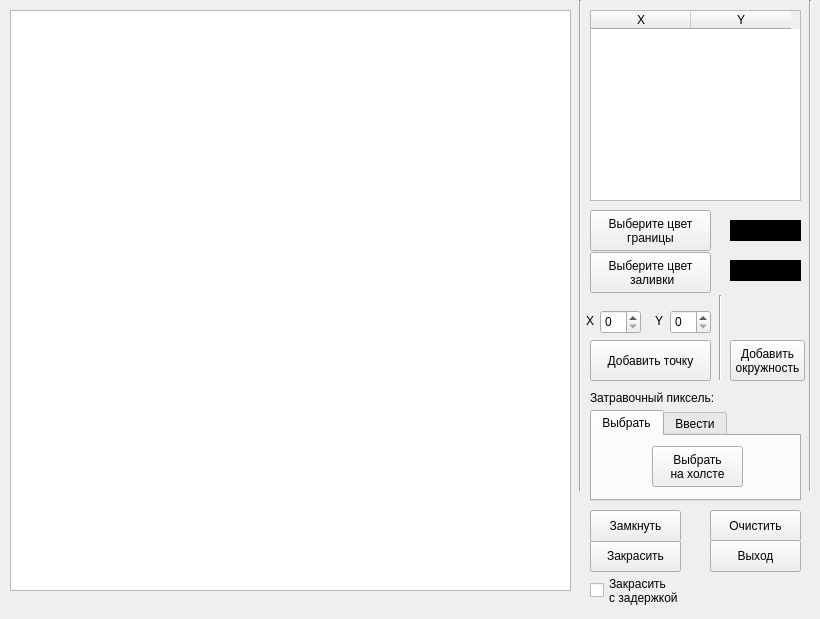
<?xml version="1.0" encoding="UTF-8"?>
<ui version="4.0">
 <class>MainWindow</class>
 <widget class="QMainWindow" name="MainWindow">
  <property name="enabled">
   <bool>true</bool>
  </property>
  <property name="geometry">
   <rect>
    <x>0</x>
    <y>0</y>
    <width>820</width>
    <height>619</height>
   </rect>
  </property>
  <property name="sizePolicy">
   <sizepolicy hsizetype="Preferred" vsizetype="Preferred">
    <horstretch>0</horstretch>
    <verstretch>0</verstretch>
   </sizepolicy>
  </property>
  <property name="minimumSize">
   <size>
    <width>820</width>
    <height>619</height>
   </size>
  </property>
  <property name="maximumSize">
   <size>
    <width>820</width>
    <height>619</height>
   </size>
  </property>
  <property name="windowTitle">
   <string>MainWindow</string>
  </property>
  <widget class="QWidget" name="centralwidget">
   <widget class="QGraphicsView" name="view">
    <property name="geometry">
     <rect>
      <x>10</x>
      <y>10</y>
      <width>561</width>
      <height>581</height>
     </rect>
    </property>
   </widget>
   <widget class="QLabel" name="label">
    <property name="geometry">
     <rect>
      <x>586</x>
      <y>313</y>
      <width>16</width>
      <height>16</height>
     </rect>
    </property>
    <property name="text">
     <string>X</string>
    </property>
   </widget>
   <widget class="QTableWidget" name="table">
    <property name="geometry">
     <rect>
      <x>590</x>
      <y>10</y>
      <width>211</width>
      <height>191</height>
     </rect>
    </property>
    <column>
     <property name="text">
      <string>X</string>
     </property>
    </column>
    <column>
     <property name="text">
      <string>Y</string>
     </property>
    </column>
   </widget>
   <widget class="QPushButton" name="erase">
    <property name="geometry">
     <rect>
      <x>710</x>
      <y>510</y>
      <width>91</width>
      <height>32</height>
     </rect>
    </property>
    <property name="text">
     <string>Очистить</string>
    </property>
   </widget>
   <widget class="QLabel" name="label_2">
    <property name="geometry">
     <rect>
      <x>655</x>
      <y>313</y>
      <width>16</width>
      <height>16</height>
     </rect>
    </property>
    <property name="text">
     <string>Y</string>
    </property>
   </widget>
   <widget class="QSpinBox" name="y">
    <property name="geometry">
     <rect>
      <x>670</x>
      <y>310</y>
      <width>41</width>
      <height>24</height>
     </rect>
    </property>
    <property name="minimum">
     <number>0</number>
    </property>
    <property name="maximum">
     <number>581</number>
    </property>
   </widget>
   <widget class="QPushButton" name="addpoint">
    <property name="geometry">
     <rect>
      <x>590</x>
      <y>340</y>
      <width>121</width>
      <height>41</height>
     </rect>
    </property>
    <property name="text">
     <string>Добавить точку</string>
    </property>
   </widget>
   <widget class="QSpinBox" name="x">
    <property name="geometry">
     <rect>
      <x>600</x>
      <y>310</y>
      <width>41</width>
      <height>24</height>
     </rect>
    </property>
    <property name="minimum">
     <number>0</number>
    </property>
    <property name="maximum">
     <number>561</number>
    </property>
   </widget>
   <widget class="QPushButton" name="paint">
    <property name="geometry">
     <rect>
      <x>590</x>
      <y>540</y>
      <width>91</width>
      <height>32</height>
     </rect>
    </property>
    <property name="text">
     <string>Закрасить</string>
    </property>
   </widget>
   <widget class="QPushButton" name="lock">
    <property name="geometry">
     <rect>
      <x>590</x>
      <y>510</y>
      <width>91</width>
      <height>32</height>
     </rect>
    </property>
    <property name="text">
     <string>Замкнуть</string>
    </property>
   </widget>
   <widget class="QGraphicsView" name="cnv_line_color">
    <property name="geometry">
     <rect>
      <x>730</x>
      <y>220</y>
      <width>71</width>
      <height>21</height>
     </rect>
    </property>
    <property name="palette">
     <palette>
      <active>
       <colorrole role="WindowText">
        <brush brushstyle="SolidPattern">
         <color alpha="255">
          <red>255</red>
          <green>255</green>
          <blue>255</blue>
         </color>
        </brush>
       </colorrole>
       <colorrole role="Button">
        <brush brushstyle="SolidPattern">
         <color alpha="255">
          <red>0</red>
          <green>0</green>
          <blue>0</blue>
         </color>
        </brush>
       </colorrole>
       <colorrole role="Light">
        <brush brushstyle="SolidPattern">
         <color alpha="255">
          <red>0</red>
          <green>0</green>
          <blue>0</blue>
         </color>
        </brush>
       </colorrole>
       <colorrole role="Midlight">
        <brush brushstyle="SolidPattern">
         <color alpha="255">
          <red>0</red>
          <green>0</green>
          <blue>0</blue>
         </color>
        </brush>
       </colorrole>
       <colorrole role="Dark">
        <brush brushstyle="SolidPattern">
         <color alpha="255">
          <red>0</red>
          <green>0</green>
          <blue>0</blue>
         </color>
        </brush>
       </colorrole>
       <colorrole role="Mid">
        <brush brushstyle="SolidPattern">
         <color alpha="255">
          <red>0</red>
          <green>0</green>
          <blue>0</blue>
         </color>
        </brush>
       </colorrole>
       <colorrole role="Text">
        <brush brushstyle="SolidPattern">
         <color alpha="255">
          <red>255</red>
          <green>255</green>
          <blue>255</blue>
         </color>
        </brush>
       </colorrole>
       <colorrole role="BrightText">
        <brush brushstyle="SolidPattern">
         <color alpha="255">
          <red>255</red>
          <green>255</green>
          <blue>255</blue>
         </color>
        </brush>
       </colorrole>
       <colorrole role="ButtonText">
        <brush brushstyle="SolidPattern">
         <color alpha="255">
          <red>255</red>
          <green>255</green>
          <blue>255</blue>
         </color>
        </brush>
       </colorrole>
       <colorrole role="Base">
        <brush brushstyle="SolidPattern">
         <color alpha="255">
          <red>0</red>
          <green>0</green>
          <blue>0</blue>
         </color>
        </brush>
       </colorrole>
       <colorrole role="Window">
        <brush brushstyle="SolidPattern">
         <color alpha="255">
          <red>0</red>
          <green>0</green>
          <blue>0</blue>
         </color>
        </brush>
       </colorrole>
       <colorrole role="Shadow">
        <brush brushstyle="SolidPattern">
         <color alpha="255">
          <red>0</red>
          <green>0</green>
          <blue>0</blue>
         </color>
        </brush>
       </colorrole>
       <colorrole role="AlternateBase">
        <brush brushstyle="SolidPattern">
         <color alpha="255">
          <red>0</red>
          <green>0</green>
          <blue>0</blue>
         </color>
        </brush>
       </colorrole>
       <colorrole role="ToolTipBase">
        <brush brushstyle="SolidPattern">
         <color alpha="255">
          <red>255</red>
          <green>255</green>
          <blue>220</blue>
         </color>
        </brush>
       </colorrole>
       <colorrole role="ToolTipText">
        <brush brushstyle="SolidPattern">
         <color alpha="255">
          <red>0</red>
          <green>0</green>
          <blue>0</blue>
         </color>
        </brush>
       </colorrole>
      </active>
      <inactive>
       <colorrole role="WindowText">
        <brush brushstyle="SolidPattern">
         <color alpha="255">
          <red>255</red>
          <green>255</green>
          <blue>255</blue>
         </color>
        </brush>
       </colorrole>
       <colorrole role="Button">
        <brush brushstyle="SolidPattern">
         <color alpha="255">
          <red>0</red>
          <green>0</green>
          <blue>0</blue>
         </color>
        </brush>
       </colorrole>
       <colorrole role="Light">
        <brush brushstyle="SolidPattern">
         <color alpha="255">
          <red>0</red>
          <green>0</green>
          <blue>0</blue>
         </color>
        </brush>
       </colorrole>
       <colorrole role="Midlight">
        <brush brushstyle="SolidPattern">
         <color alpha="255">
          <red>0</red>
          <green>0</green>
          <blue>0</blue>
         </color>
        </brush>
       </colorrole>
       <colorrole role="Dark">
        <brush brushstyle="SolidPattern">
         <color alpha="255">
          <red>0</red>
          <green>0</green>
          <blue>0</blue>
         </color>
        </brush>
       </colorrole>
       <colorrole role="Mid">
        <brush brushstyle="SolidPattern">
         <color alpha="255">
          <red>0</red>
          <green>0</green>
          <blue>0</blue>
         </color>
        </brush>
       </colorrole>
       <colorrole role="Text">
        <brush brushstyle="SolidPattern">
         <color alpha="255">
          <red>255</red>
          <green>255</green>
          <blue>255</blue>
         </color>
        </brush>
       </colorrole>
       <colorrole role="BrightText">
        <brush brushstyle="SolidPattern">
         <color alpha="255">
          <red>255</red>
          <green>255</green>
          <blue>255</blue>
         </color>
        </brush>
       </colorrole>
       <colorrole role="ButtonText">
        <brush brushstyle="SolidPattern">
         <color alpha="255">
          <red>255</red>
          <green>255</green>
          <blue>255</blue>
         </color>
        </brush>
       </colorrole>
       <colorrole role="Base">
        <brush brushstyle="SolidPattern">
         <color alpha="255">
          <red>0</red>
          <green>0</green>
          <blue>0</blue>
         </color>
        </brush>
       </colorrole>
       <colorrole role="Window">
        <brush brushstyle="SolidPattern">
         <color alpha="255">
          <red>0</red>
          <green>0</green>
          <blue>0</blue>
         </color>
        </brush>
       </colorrole>
       <colorrole role="Shadow">
        <brush brushstyle="SolidPattern">
         <color alpha="255">
          <red>0</red>
          <green>0</green>
          <blue>0</blue>
         </color>
        </brush>
       </colorrole>
       <colorrole role="AlternateBase">
        <brush brushstyle="SolidPattern">
         <color alpha="255">
          <red>0</red>
          <green>0</green>
          <blue>0</blue>
         </color>
        </brush>
       </colorrole>
       <colorrole role="ToolTipBase">
        <brush brushstyle="SolidPattern">
         <color alpha="255">
          <red>255</red>
          <green>255</green>
          <blue>220</blue>
         </color>
        </brush>
       </colorrole>
       <colorrole role="ToolTipText">
        <brush brushstyle="SolidPattern">
         <color alpha="255">
          <red>0</red>
          <green>0</green>
          <blue>0</blue>
         </color>
        </brush>
       </colorrole>
      </inactive>
      <disabled>
       <colorrole role="WindowText">
        <brush brushstyle="SolidPattern">
         <color alpha="255">
          <red>0</red>
          <green>0</green>
          <blue>0</blue>
         </color>
        </brush>
       </colorrole>
       <colorrole role="Button">
        <brush brushstyle="SolidPattern">
         <color alpha="255">
          <red>0</red>
          <green>0</green>
          <blue>0</blue>
         </color>
        </brush>
       </colorrole>
       <colorrole role="Light">
        <brush brushstyle="SolidPattern">
         <color alpha="255">
          <red>0</red>
          <green>0</green>
          <blue>0</blue>
         </color>
        </brush>
       </colorrole>
       <colorrole role="Midlight">
        <brush brushstyle="SolidPattern">
         <color alpha="255">
          <red>0</red>
          <green>0</green>
          <blue>0</blue>
         </color>
        </brush>
       </colorrole>
       <colorrole role="Dark">
        <brush brushstyle="SolidPattern">
         <color alpha="255">
          <red>0</red>
          <green>0</green>
          <blue>0</blue>
         </color>
        </brush>
       </colorrole>
       <colorrole role="Mid">
        <brush brushstyle="SolidPattern">
         <color alpha="255">
          <red>0</red>
          <green>0</green>
          <blue>0</blue>
         </color>
        </brush>
       </colorrole>
       <colorrole role="Text">
        <brush brushstyle="SolidPattern">
         <color alpha="255">
          <red>0</red>
          <green>0</green>
          <blue>0</blue>
         </color>
        </brush>
       </colorrole>
       <colorrole role="BrightText">
        <brush brushstyle="SolidPattern">
         <color alpha="255">
          <red>255</red>
          <green>255</green>
          <blue>255</blue>
         </color>
        </brush>
       </colorrole>
       <colorrole role="ButtonText">
        <brush brushstyle="SolidPattern">
         <color alpha="255">
          <red>0</red>
          <green>0</green>
          <blue>0</blue>
         </color>
        </brush>
       </colorrole>
       <colorrole role="Base">
        <brush brushstyle="SolidPattern">
         <color alpha="255">
          <red>0</red>
          <green>0</green>
          <blue>0</blue>
         </color>
        </brush>
       </colorrole>
       <colorrole role="Window">
        <brush brushstyle="SolidPattern">
         <color alpha="255">
          <red>0</red>
          <green>0</green>
          <blue>0</blue>
         </color>
        </brush>
       </colorrole>
       <colorrole role="Shadow">
        <brush brushstyle="SolidPattern">
         <color alpha="255">
          <red>0</red>
          <green>0</green>
          <blue>0</blue>
         </color>
        </brush>
       </colorrole>
       <colorrole role="AlternateBase">
        <brush brushstyle="SolidPattern">
         <color alpha="255">
          <red>0</red>
          <green>0</green>
          <blue>0</blue>
         </color>
        </brush>
       </colorrole>
       <colorrole role="ToolTipBase">
        <brush brushstyle="SolidPattern">
         <color alpha="255">
          <red>255</red>
          <green>255</green>
          <blue>220</blue>
         </color>
        </brush>
       </colorrole>
       <colorrole role="ToolTipText">
        <brush brushstyle="SolidPattern">
         <color alpha="255">
          <red>0</red>
          <green>0</green>
          <blue>0</blue>
         </color>
        </brush>
       </colorrole>
      </disabled>
     </palette>
    </property>
   </widget>
   <widget class="QGraphicsView" name="cnv_bg_color">
    <property name="geometry">
     <rect>
      <x>730</x>
      <y>260</y>
      <width>71</width>
      <height>21</height>
     </rect>
    </property>
    <property name="palette">
     <palette>
      <active>
       <colorrole role="WindowText">
        <brush brushstyle="SolidPattern">
         <color alpha="255">
          <red>255</red>
          <green>255</green>
          <blue>255</blue>
         </color>
        </brush>
       </colorrole>
       <colorrole role="Button">
        <brush brushstyle="SolidPattern">
         <color alpha="255">
          <red>0</red>
          <green>0</green>
          <blue>0</blue>
         </color>
        </brush>
       </colorrole>
       <colorrole role="Light">
        <brush brushstyle="SolidPattern">
         <color alpha="255">
          <red>0</red>
          <green>0</green>
          <blue>0</blue>
         </color>
        </brush>
       </colorrole>
       <colorrole role="Midlight">
        <brush brushstyle="SolidPattern">
         <color alpha="255">
          <red>0</red>
          <green>0</green>
          <blue>0</blue>
         </color>
        </brush>
       </colorrole>
       <colorrole role="Dark">
        <brush brushstyle="SolidPattern">
         <color alpha="255">
          <red>0</red>
          <green>0</green>
          <blue>0</blue>
         </color>
        </brush>
       </colorrole>
       <colorrole role="Mid">
        <brush brushstyle="SolidPattern">
         <color alpha="255">
          <red>0</red>
          <green>0</green>
          <blue>0</blue>
         </color>
        </brush>
       </colorrole>
       <colorrole role="Text">
        <brush brushstyle="SolidPattern">
         <color alpha="255">
          <red>255</red>
          <green>255</green>
          <blue>255</blue>
         </color>
        </brush>
       </colorrole>
       <colorrole role="BrightText">
        <brush brushstyle="SolidPattern">
         <color alpha="255">
          <red>255</red>
          <green>255</green>
          <blue>255</blue>
         </color>
        </brush>
       </colorrole>
       <colorrole role="ButtonText">
        <brush brushstyle="SolidPattern">
         <color alpha="255">
          <red>255</red>
          <green>255</green>
          <blue>255</blue>
         </color>
        </brush>
       </colorrole>
       <colorrole role="Base">
        <brush brushstyle="SolidPattern">
         <color alpha="255">
          <red>0</red>
          <green>0</green>
          <blue>0</blue>
         </color>
        </brush>
       </colorrole>
       <colorrole role="Window">
        <brush brushstyle="SolidPattern">
         <color alpha="255">
          <red>0</red>
          <green>0</green>
          <blue>0</blue>
         </color>
        </brush>
       </colorrole>
       <colorrole role="Shadow">
        <brush brushstyle="SolidPattern">
         <color alpha="255">
          <red>0</red>
          <green>0</green>
          <blue>0</blue>
         </color>
        </brush>
       </colorrole>
       <colorrole role="AlternateBase">
        <brush brushstyle="SolidPattern">
         <color alpha="255">
          <red>0</red>
          <green>0</green>
          <blue>0</blue>
         </color>
        </brush>
       </colorrole>
       <colorrole role="ToolTipBase">
        <brush brushstyle="SolidPattern">
         <color alpha="255">
          <red>255</red>
          <green>255</green>
          <blue>220</blue>
         </color>
        </brush>
       </colorrole>
       <colorrole role="ToolTipText">
        <brush brushstyle="SolidPattern">
         <color alpha="255">
          <red>0</red>
          <green>0</green>
          <blue>0</blue>
         </color>
        </brush>
       </colorrole>
      </active>
      <inactive>
       <colorrole role="WindowText">
        <brush brushstyle="SolidPattern">
         <color alpha="255">
          <red>255</red>
          <green>255</green>
          <blue>255</blue>
         </color>
        </brush>
       </colorrole>
       <colorrole role="Button">
        <brush brushstyle="SolidPattern">
         <color alpha="255">
          <red>0</red>
          <green>0</green>
          <blue>0</blue>
         </color>
        </brush>
       </colorrole>
       <colorrole role="Light">
        <brush brushstyle="SolidPattern">
         <color alpha="255">
          <red>0</red>
          <green>0</green>
          <blue>0</blue>
         </color>
        </brush>
       </colorrole>
       <colorrole role="Midlight">
        <brush brushstyle="SolidPattern">
         <color alpha="255">
          <red>0</red>
          <green>0</green>
          <blue>0</blue>
         </color>
        </brush>
       </colorrole>
       <colorrole role="Dark">
        <brush brushstyle="SolidPattern">
         <color alpha="255">
          <red>0</red>
          <green>0</green>
          <blue>0</blue>
         </color>
        </brush>
       </colorrole>
       <colorrole role="Mid">
        <brush brushstyle="SolidPattern">
         <color alpha="255">
          <red>0</red>
          <green>0</green>
          <blue>0</blue>
         </color>
        </brush>
       </colorrole>
       <colorrole role="Text">
        <brush brushstyle="SolidPattern">
         <color alpha="255">
          <red>255</red>
          <green>255</green>
          <blue>255</blue>
         </color>
        </brush>
       </colorrole>
       <colorrole role="BrightText">
        <brush brushstyle="SolidPattern">
         <color alpha="255">
          <red>255</red>
          <green>255</green>
          <blue>255</blue>
         </color>
        </brush>
       </colorrole>
       <colorrole role="ButtonText">
        <brush brushstyle="SolidPattern">
         <color alpha="255">
          <red>255</red>
          <green>255</green>
          <blue>255</blue>
         </color>
        </brush>
       </colorrole>
       <colorrole role="Base">
        <brush brushstyle="SolidPattern">
         <color alpha="255">
          <red>0</red>
          <green>0</green>
          <blue>0</blue>
         </color>
        </brush>
       </colorrole>
       <colorrole role="Window">
        <brush brushstyle="SolidPattern">
         <color alpha="255">
          <red>0</red>
          <green>0</green>
          <blue>0</blue>
         </color>
        </brush>
       </colorrole>
       <colorrole role="Shadow">
        <brush brushstyle="SolidPattern">
         <color alpha="255">
          <red>0</red>
          <green>0</green>
          <blue>0</blue>
         </color>
        </brush>
       </colorrole>
       <colorrole role="AlternateBase">
        <brush brushstyle="SolidPattern">
         <color alpha="255">
          <red>0</red>
          <green>0</green>
          <blue>0</blue>
         </color>
        </brush>
       </colorrole>
       <colorrole role="ToolTipBase">
        <brush brushstyle="SolidPattern">
         <color alpha="255">
          <red>255</red>
          <green>255</green>
          <blue>220</blue>
         </color>
        </brush>
       </colorrole>
       <colorrole role="ToolTipText">
        <brush brushstyle="SolidPattern">
         <color alpha="255">
          <red>0</red>
          <green>0</green>
          <blue>0</blue>
         </color>
        </brush>
       </colorrole>
      </inactive>
      <disabled>
       <colorrole role="WindowText">
        <brush brushstyle="SolidPattern">
         <color alpha="255">
          <red>0</red>
          <green>0</green>
          <blue>0</blue>
         </color>
        </brush>
       </colorrole>
       <colorrole role="Button">
        <brush brushstyle="SolidPattern">
         <color alpha="255">
          <red>0</red>
          <green>0</green>
          <blue>0</blue>
         </color>
        </brush>
       </colorrole>
       <colorrole role="Light">
        <brush brushstyle="SolidPattern">
         <color alpha="255">
          <red>0</red>
          <green>0</green>
          <blue>0</blue>
         </color>
        </brush>
       </colorrole>
       <colorrole role="Midlight">
        <brush brushstyle="SolidPattern">
         <color alpha="255">
          <red>0</red>
          <green>0</green>
          <blue>0</blue>
         </color>
        </brush>
       </colorrole>
       <colorrole role="Dark">
        <brush brushstyle="SolidPattern">
         <color alpha="255">
          <red>0</red>
          <green>0</green>
          <blue>0</blue>
         </color>
        </brush>
       </colorrole>
       <colorrole role="Mid">
        <brush brushstyle="SolidPattern">
         <color alpha="255">
          <red>0</red>
          <green>0</green>
          <blue>0</blue>
         </color>
        </brush>
       </colorrole>
       <colorrole role="Text">
        <brush brushstyle="SolidPattern">
         <color alpha="255">
          <red>0</red>
          <green>0</green>
          <blue>0</blue>
         </color>
        </brush>
       </colorrole>
       <colorrole role="BrightText">
        <brush brushstyle="SolidPattern">
         <color alpha="255">
          <red>255</red>
          <green>255</green>
          <blue>255</blue>
         </color>
        </brush>
       </colorrole>
       <colorrole role="ButtonText">
        <brush brushstyle="SolidPattern">
         <color alpha="255">
          <red>0</red>
          <green>0</green>
          <blue>0</blue>
         </color>
        </brush>
       </colorrole>
       <colorrole role="Base">
        <brush brushstyle="SolidPattern">
         <color alpha="255">
          <red>0</red>
          <green>0</green>
          <blue>0</blue>
         </color>
        </brush>
       </colorrole>
       <colorrole role="Window">
        <brush brushstyle="SolidPattern">
         <color alpha="255">
          <red>0</red>
          <green>0</green>
          <blue>0</blue>
         </color>
        </brush>
       </colorrole>
       <colorrole role="Shadow">
        <brush brushstyle="SolidPattern">
         <color alpha="255">
          <red>0</red>
          <green>0</green>
          <blue>0</blue>
         </color>
        </brush>
       </colorrole>
       <colorrole role="AlternateBase">
        <brush brushstyle="SolidPattern">
         <color alpha="255">
          <red>0</red>
          <green>0</green>
          <blue>0</blue>
         </color>
        </brush>
       </colorrole>
       <colorrole role="ToolTipBase">
        <brush brushstyle="SolidPattern">
         <color alpha="255">
          <red>255</red>
          <green>255</green>
          <blue>220</blue>
         </color>
        </brush>
       </colorrole>
       <colorrole role="ToolTipText">
        <brush brushstyle="SolidPattern">
         <color alpha="255">
          <red>0</red>
          <green>0</green>
          <blue>0</blue>
         </color>
        </brush>
       </colorrole>
      </disabled>
     </palette>
    </property>
    <property name="autoFillBackground">
     <bool>false</bool>
    </property>
   </widget>
   <widget class="QPushButton" name="exit">
    <property name="geometry">
     <rect>
      <x>710</x>
      <y>540</y>
      <width>91</width>
      <height>32</height>
     </rect>
    </property>
    <property name="text">
     <string>Выход</string>
    </property>
   </widget>
   <widget class="QPushButton" name="btn_line_color">
    <property name="geometry">
     <rect>
      <x>590</x>
      <y>210</y>
      <width>121</width>
      <height>41</height>
     </rect>
    </property>
    <property name="text">
     <string>Выберите цвет
границы</string>
    </property>
   </widget>
   <widget class="QPushButton" name="btn_bg_color">
    <property name="geometry">
     <rect>
      <x>590</x>
      <y>252</y>
      <width>121</width>
      <height>41</height>
     </rect>
    </property>
    <property name="text">
     <string>Выберите цвет
 заливки</string>
    </property>
   </widget>
   <widget class="QTabWidget" name="tabWidget">
    <property name="geometry">
     <rect>
      <x>590</x>
      <y>410</y>
      <width>211</width>
      <height>91</height>
     </rect>
    </property>
    <property name="currentIndex">
     <number>0</number>
    </property>
    <widget class="QWidget" name="tab">
     <attribute name="title">
      <string>Выбрать</string>
     </attribute>
     <widget class="QPushButton" name="choose_zatrav">
      <property name="geometry">
       <rect>
        <x>60</x>
        <y>10</y>
        <width>91</width>
        <height>41</height>
       </rect>
      </property>
      <property name="text">
       <string>Выбрать
на холсте</string>
      </property>
     </widget>
    </widget>
    <widget class="QWidget" name="tab_2">
     <attribute name="title">
      <string>Ввести</string>
     </attribute>
     <widget class="QPushButton" name="manual_zatrav">
      <property name="geometry">
       <rect>
        <x>120</x>
        <y>10</y>
        <width>81</width>
        <height>51</height>
       </rect>
      </property>
      <property name="text">
       <string>Подтвердить
ввод</string>
      </property>
     </widget>
     <widget class="QSpinBox" name="x_zatrav">
      <property name="geometry">
       <rect>
        <x>50</x>
        <y>10</y>
        <width>42</width>
        <height>22</height>
       </rect>
      </property>
      <property name="maximum">
       <number>561</number>
      </property>
     </widget>
     <widget class="QSpinBox" name="y_zatrav">
      <property name="geometry">
       <rect>
        <x>50</x>
        <y>40</y>
        <width>42</width>
        <height>22</height>
       </rect>
      </property>
      <property name="maximum">
       <number>581</number>
      </property>
     </widget>
     <widget class="QLabel" name="x2">
      <property name="geometry">
       <rect>
        <x>20</x>
        <y>10</y>
        <width>16</width>
        <height>16</height>
       </rect>
      </property>
      <property name="text">
       <string>X</string>
      </property>
     </widget>
     <widget class="QLabel" name="y2">
      <property name="geometry">
       <rect>
        <x>20</x>
        <y>40</y>
        <width>16</width>
        <height>16</height>
       </rect>
      </property>
      <property name="text">
       <string>Y</string>
      </property>
     </widget>
    </widget>
   </widget>
   <widget class="QCheckBox" name="delay_time_ent">
    <property name="geometry">
     <rect>
      <x>590</x>
      <y>570</y>
      <width>91</width>
      <height>41</height>
     </rect>
    </property>
    <property name="text">
     <string>Закрасить
с задержкой</string>
    </property>
   </widget>
   <widget class="QPushButton" name="add_circle">
    <property name="geometry">
     <rect>
      <x>730</x>
      <y>340</y>
      <width>75</width>
      <height>41</height>
     </rect>
    </property>
    <property name="text">
     <string>Добавить
окружность</string>
    </property>
   </widget>
   <widget class="Line" name="line">
    <property name="geometry">
     <rect>
      <x>800</x>
      <y>0</y>
      <width>20</width>
      <height>491</height>
     </rect>
    </property>
    <property name="orientation">
     <enum>Qt::Vertical</enum>
    </property>
   </widget>
   <widget class="Line" name="line_2">
    <property name="geometry">
     <rect>
      <x>570</x>
      <y>0</y>
      <width>20</width>
      <height>491</height>
     </rect>
    </property>
    <property name="orientation">
     <enum>Qt::Vertical</enum>
    </property>
   </widget>
   <widget class="Line" name="line_3">
    <property name="geometry">
     <rect>
      <x>710</x>
      <y>295</y>
      <width>20</width>
      <height>85</height>
     </rect>
    </property>
    <property name="orientation">
     <enum>Qt::Vertical</enum>
    </property>
   </widget>
   <widget class="QLabel" name="label_3">
    <property name="geometry">
     <rect>
      <x>590</x>
      <y>390</y>
      <width>131</width>
      <height>16</height>
     </rect>
    </property>
    <property name="text">
     <string>Затравочный пиксель:</string>
    </property>
   </widget>
  </widget>
 </widget>
 <resources/>
 <connections/>
</ui>
